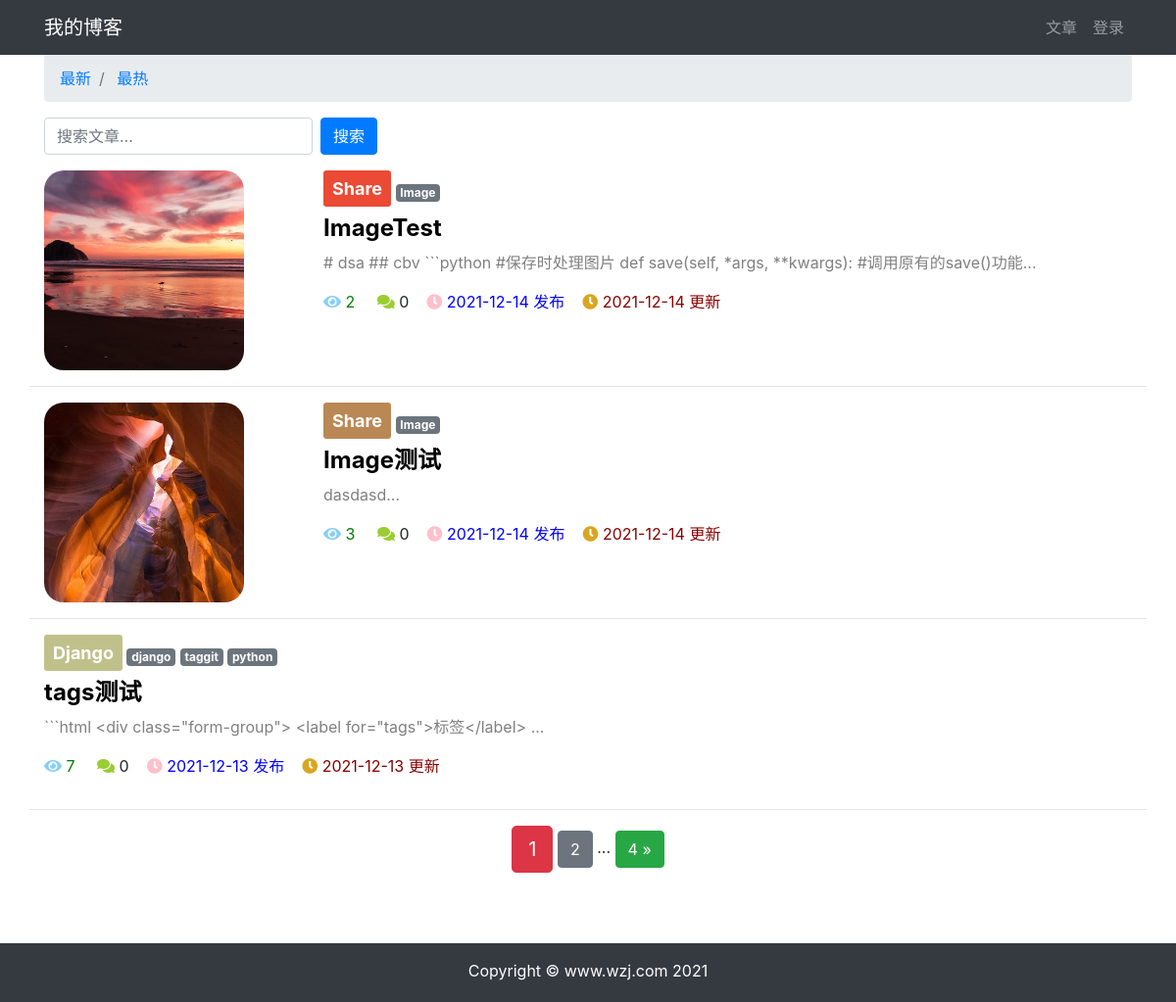
Before: /article/article-list/ with the older database file.
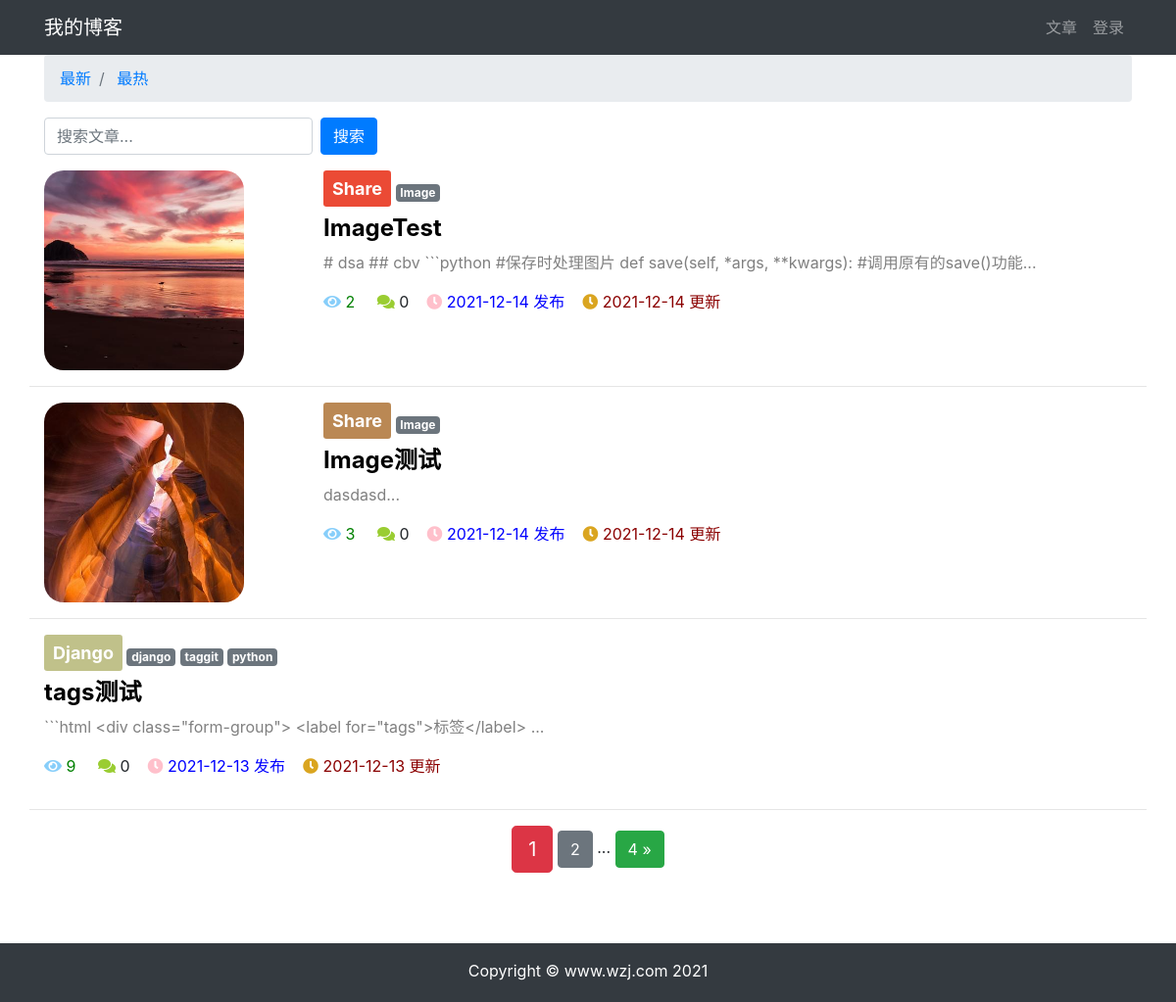
After: the same page with the newer database file.
### article/models.py (models this page shows, shortened)
class ArticlePost(models.Model):
    column = models.ForeignKey(
        ArticleColumn,
        null=True,
        blank=True,
        on_delete=models.CASCADE,
        related_name='article',
    )
    avatar = models.ImageField(upload_to='article/%Y%m%d', blank=True)
    author = models.ForeignKey(User, on_delete=models.CASCADE)
    title = models.CharField(max_length=100)
    body = models.TextField()
    created = models.DateTimeField(default=timezone.now)
    updated = models.DateTimeField(auto_now=True)
    total_views = models.PositiveIntegerField(default=0)
    tags = TaggableManager(blank=True)
    class Meta:
        ordering = ('-created',)

class ArticleColumn(models.Model):
    title = models.CharField(max_length=100, blank=True)
    created = models.DateTimeField(default=timezone.now)
    def __str__(self) -> str:
        return self.title

### article/views.py (the view)
# urls.py: path('article-list/', views.article_list, name='article_list'),
def article_list(request):
    search = request.GET.get('search')
    order = request.GET.get('order')
    column = request.GET.get('column')
    tag = request.GET.get('tag')
    article_list = ArticlePost.objects.all()
    if search:
        article_list = article_list.filter(
            Q(title__icontains=search) |
            Q(body__icontains=search)
        )
    else:
        search = ''
    if column is not None and column.isdigit():
        article_list = article_list.filter(column=column)
    if tag and tag != 'None':
        article_list = article_list.filter(tags__name__in=[tag])
    if order == 'total_views':
        article_list = article_list.order_by('-total_views')
    paginator = Paginator(article_list, 3)
    page = request.GET.get('page')
    articles = paginator.get_page(page)
    context = {
            'articles': articles,
            'order': order,
            'search': search,
            'column': column,
            'tag': tag,
    }
    return render(request, 'article/list.html', context)

### templates/article/list.html (shortened to what the changed rows need)
{% extends "base.html" %}
{% load staticfiles %}
{% block content %}
<div class="container">
    <div class="row mt-2">
        {% for article in articles %}
            {% if article.avatar %}
            <div class="col-3">
                <img src="{{ article.avatar.url }}"
                     alt="avatar"
                     style="max-width:80%; border-radius: 20px"
                >
            </div>
            {% endif %}
            <div class="col">
                {% if article.column %}
                    <a  role="button"
                        href="{% url 'article:article_list' %}?column={{ article.column.id }}"
                        class="btn btn-sm mb-2"
                        style="color: #ffffff;
                        font-size: large;
                        font-weight: bold;"
                    >
                        {{ article.column }}
                    </a>
                {% endif %}
                <span>
                    {% for tag in article.tags.all %}
                        <a href="{% url 'article:article_list' %}?tag={{ tag }}"
                        class="badge badge-secondary"
                        >
                            {{ tag }}
                        </a>
                    {% endfor %}
                </span>
                <h4>
                    <b>
                        <a href="{% url 'article:article_detail' article.id %}"
                        style="color: black;"
                        >
                            {{ article.title }}
                        </a>
                    </b>
                </h4>
                <div>
                    <p style="color: gray;">
                        {{ article.body|slice:'100' }}...
                    </p>
                </div>
                <p>
                    <span style="color: green;">
                        <i class="fas fa-eye" style="color: lightskyblue;"></i>
                        {{ article.total_views }} &nbsp;&nbsp;&nbsp;
                    </span>
                    <span>
                        <i class="fas fa-comments" style="color: yellowgreen;"></i>
                        {{ article.comments.count }}&nbsp;&nbsp;&nbsp;
                    </span>
                    <span style="color: blue;">
                        <i class="fas fa-clock" style="color: pink;"></i>
                        {{ article.created|date:'Y-m-d' }} 发布&nbsp;&nbsp;&nbsp;
                    </span>
                    <span style="color: darkred;">
                        <i class="fas fa-clock" style="color: goldenrod;"></i>
                        {{ article.updated|date:'Y-m-d' }} 更新
                    </span>
                </p>
            </div>
            <hr style="width: 100%;">
        {% endfor %}
    </div>
</div>
{% endblock content %}

Changed rows visible on the page:
changed ArticlePost "tags测试": total_views "7" → "9"
